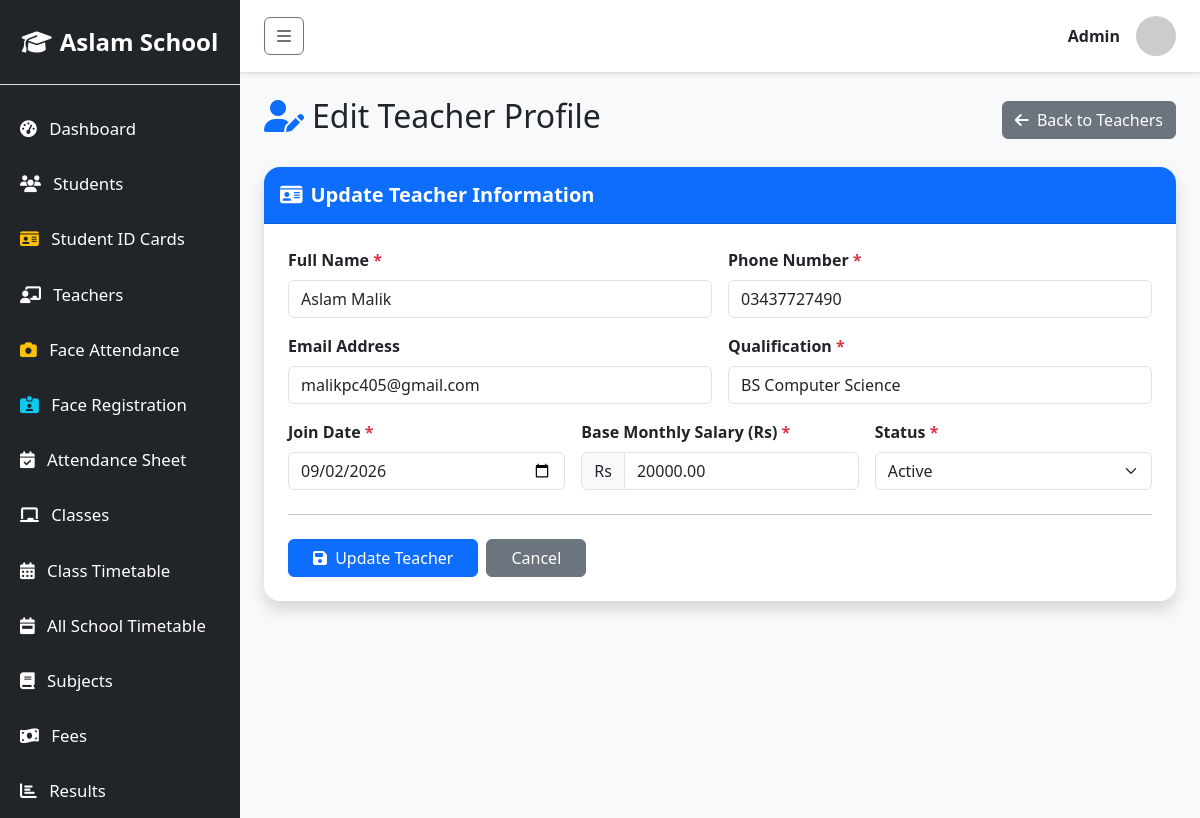
Screenshot of /school/teachers/edit.php?id=1 with the database file from the repository.
### tables this page shows
CREATE TABLE `teachers` (
  `id` int(11) NOT NULL,
  `name` varchar(100) NOT NULL,
  `phone` varchar(20) NOT NULL,
  `email` varchar(100) DEFAULT NULL,
  `qualification` varchar(100) NOT NULL,
  `join_date` date NOT NULL,
  `salary` decimal(10,2) NOT NULL DEFAULT 0.00,
  `status` enum('Active','Inactive') NOT NULL DEFAULT 'Active'
);

### school/teachers/edit.php (the view, shortened to what this page needs)
<?php
require_once '../includes/db.php';
require_once '../includes/header.php';
$id = isset($_GET['id']) ? (int)$_GET['id'] : 0;
$stmt = $conn->prepare("SELECT * FROM teachers WHERE id = ?");
$stmt->bind_param("i", $id);
$stmt->execute();
$teacher = $stmt->get_result()->fetch_assoc();
?>
<div class="d-flex justify-content-between align-items-center mb-4">
    <h2><i class="fa-solid fa-user-pen me-2 text-primary"></i>Edit Teacher Profile</h2>
    <a href="manage.php" class="btn btn-secondary"><i class="fa-solid fa-arrow-left me-1"></i> Back to Teachers</a>
</div>
<div class="card shadow border-0 rounded-4">
    <div class="card-header bg-primary text-white py-3 rounded-top-4">
        <h5 class="mb-0 fw-bold"><i class="fa-solid fa-id-card me-2"></i>Update Teacher Information</h5>
    </div>
    <div class="card-body p-4">
        <form method="POST">
            <div class="row g-3">
                <div class="col-md-6">
                    <label class="form-label fw-bold">Full Name <span class="text-danger">*</span></label>
                    <input type="text" name="name" class="form-control" value="<?= htmlspecialchars($teacher['name']) ?>" required>
                </div>
                <div class="col-md-6">
                    <label class="form-label fw-bold">Phone Number <span class="text-danger">*</span></label>
                    <input type="text" name="phone" class="form-control" value="<?= htmlspecialchars($teacher['phone']) ?>" required>
                </div>
                <div class="col-md-6">
                    <label class="form-label fw-bold">Email Address</label>
                    <input type="email" name="email" class="form-control" value="<?= htmlspecialchars($teacher['email']) ?>">
                </div>
                <div class="col-md-6">
                    <label class="form-label fw-bold">Qualification <span class="text-danger">*</span></label>
                    <input type="text" name="qualification" class="form-control" value="<?= htmlspecialchars($teacher['qualification']) ?>" required>
                </div>
                <div class="col-md-4">
                    <label class="form-label fw-bold">Join Date <span class="text-danger">*</span></label>
                    <input type="date" name="join_date" class="form-control" value="<?= $teacher['join_date'] ?>" required>
                </div>
                <div class="col-md-4">
                    <label class="form-label fw-bold">Base Monthly Salary (Rs) <span class="text-danger">*</span></label>
                    <div class="input-group">
                        <span class="input-group-text">Rs</span>
                        <input type="number" step="0.01" name="salary" class="form-control" value="<?= $teacher['salary'] ?>" required>
                    </div>
                </div>
                <div class="col-md-4">
                    <label class="form-label fw-bold">Status <span class="text-danger">*</span></label>
                    <select name="status" class="form-select" required>
                        <option value="Active" <?= $teacher['status'] == 'Active' ? 'selected' : '' ?>>Active</option>
                    </select>
                </div>
            </div>
            <hr class="my-4">
            <div class="d-flex gap-2">
                <button type="submit" class="btn btn-primary px-4"><i class="fa-solid fa-save me-1"></i> Update Teacher</button>
                <a href="manage.php" class="btn btn-secondary px-4">Cancel</a>
            </div>
        </form>
    </div>
</div>
<?php require_once '../includes/footer.php'; ?>

### rows the page displays
teachers: name "Aslam Malik", phone "03437727490", email "malikpc405@gmail.com", qualification "BS Computer Science", join_date "09/02/2026", salary "20000.00", status "Active"

### other values shown
$_SESSION['user_name'] "Admin"
